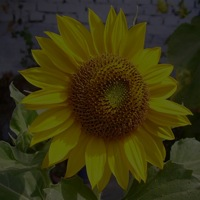
%> input picture lab2/flower.jpg, 200 x 200 px
$ octave q1.m   (GNU Octave 9; MATLAB toolbox functions it lacks are replaced by stand-ins)
%> lines starting %> are read from the running program, lines starting %| are printed output that depends on the picture
img=imread('flower.jpg');
%> img is the input picture: size 200x200x3 uint8; mean R, G, B 58, 53, 17.1
img1=img;
for row=1:size(img,1)
    for col=1:size(img,2)
       img1(row,col,:)=255-img(row,col,:);
    end
end
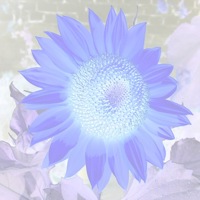
%> img1: size 200x200x3 uint8; mean R, G, B 197, 202, 237.9


c=100;
img2=img;
for row=1:size(img,1)
    for col=1:size(img,2)
        m=double(img(row,col,:));
        img2(row,col,:)=c.*log10(1+m);
    end
end
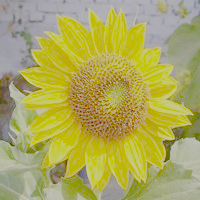
%> img2: size 200x200x3 uint8; mean R, G, B 172.7, 168.3, 93.3


img3=im2double(img);
x=img3;
[r,c]=size(img3);
%> r = 200; c = 600
factor=1;
for i=1:r
    for j = 1:c
  x(i,j)= exp(img3(i,j)^factor)-1;
    end
end
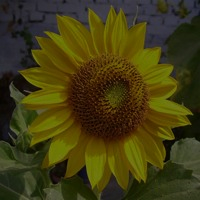
%> x: size 200x200x3 double; mean R, G, B 0.261, 0.236, 0.0722


img4=im2double(img);
x2=img4;
f=0.4;
cons=10;
[r,c]=size(img4);
for i=1:r
    for j=1:c

        x2(i,j)=cons*(img4(i,j)^f);

    end
end
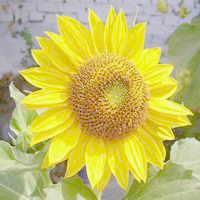
%> x2: size 200x200x3 double; mean R, G, B 5.4, 5.19, 2.66; drawn with min black and max white


subplot(2,3,1);imshow(img);title('input');
subplot(2,3,2);imshow(img1);title('negetive');
subplot(2,3,3);imshow(img2);title('log');
subplot(2,3,4);imshow(x);title('inverse log');
subplot(2,3,5);imshow(x2);title('gama');
%> after `imshow(x2)`:
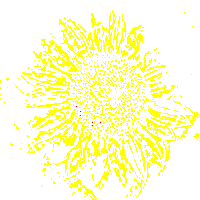
%> displayed picture: size 200x200x3, on the screen's scale of 0 to 255; mean R, G, B 255, 255, 205
